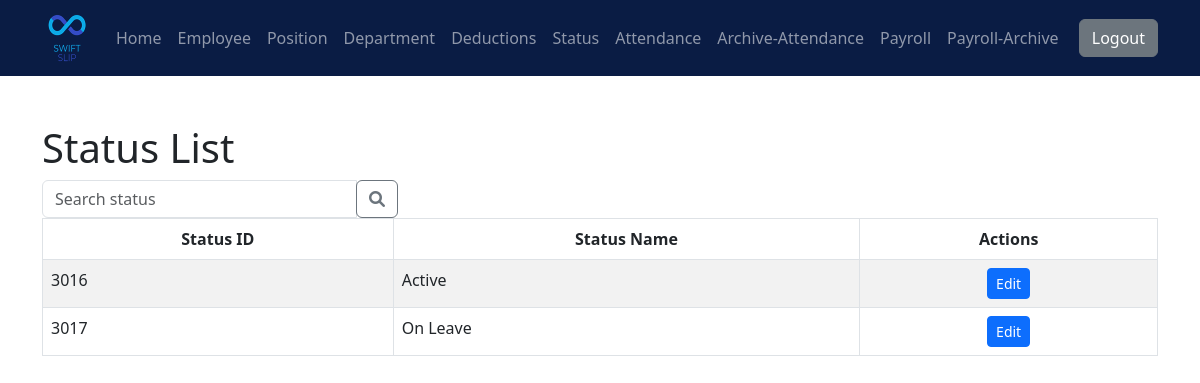
/SwiftPay/status/viewstatus.php (signed in), run on the app's committed database.
### tables this page shows
CREATE TABLE `jobstatus` (
  `jobstatus_id` int(11) NOT NULL,
  `jobstatus_name` varchar(50) NOT NULL
);

### SwiftPay/status/viewstatus.php (the view, shortened to what this page needs)
<?php include '../nav/nav_bar.php';
include '../connect.php';
$query = "SELECT * FROM jobstatus";
$result = mysqli_query($con, $query);
$jobStatusData = array();
while ($row = mysqli_fetch_assoc($result)) {
    $jobStatusData[] = $row;
}
?>
<!DOCTYPE html>
<html lang="en">
<head>
    <link rel="stylesheet" href="https://cdnjs.cloudflare.com/ajax/libs/font-awesome/6.0.0-beta3/css/all.min.css">
</head>
<body>
    <div class="container mt-5">
        <div class="row">
            <div class="col-md-9">
                <h1>Status List</h1>
            </div>
            <div class="col-md-4">
                <div class="d-flex">
                    <form class="flex-grow-1" method="GET" action="">
                        <div class="input-group">
                            <input type="text" class="form-control" name="search" placeholder="Search status"
                                value="<?php echo isset($_GET['search']) ? $_GET['search'] : ''; ?>">
                            <div class="input-group-append">
                                <button class="btn btn-outline-secondary" type="submit">
                                    <i class="fas fa-search"></i>
                                </button>
                            </div>
                        </div>
                    </form>
                </div>
            </div>
        </div>
        <table class="table table-striped table-bordered table-hover">
            <thead class="thead-dark text-center">
                <tr>
                    <th>Status ID</th>
                    <th>Status Name</th>
                    <th>Actions</th>
                </tr>
            </thead>
            <tbody>
                <?php foreach ($jobStatusData as $status) { ?>
                    <tr>
                        <td>
                            <?php echo $status['jobstatus_id']; ?>
                        </td>
                        <td>
                            <?php echo $status['jobstatus_name']; ?>
                        </td>
                        <td class="text-center">
                            <a href="#" class="btn btn-primary btn-sm edit-btn"
                                data-deduction-id="<?php echo $status['jobstatus_id']; ?>"
                                data-deduction-name="<?php echo $status['jobstatus_name']; ?>"
                                >Edit</a>
                        </td>
                    </tr>
                <?php } ?>
            </tbody>
        </table>
    </div>
</body>
</html>

### data on the page
jobstatus: jobstatus_id "3016", jobstatus_name "Active"
jobstatus: jobstatus_id "3017", jobstatus_name "On Leave"
